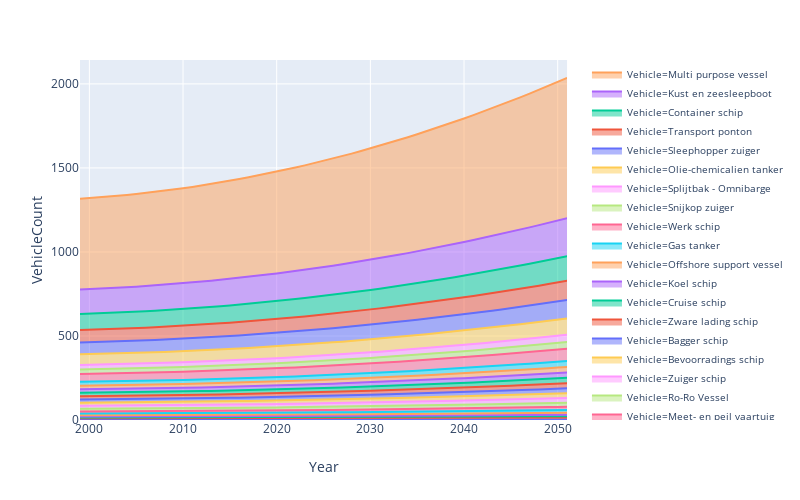

The notebook cell saved with this chart:
### Code cell
### S E A   M O D E L I N G 

### high scenario
dfHSV, DHSV = SeaVessels(x, PolyHSV)
BinaryShifts(x, DHSV, 'HoogTGW', figs=False)
dfHSV, STVhsv = ServiceToSeaVehicles(x, dfHSV, service='SeaTGW', figs=False)
PlotService(x, dfHSV, y='Share', scn='HoogSea', figs=False)
PlotService(x, dfHSV, y='SeaTGW', scn='HoogSea', figs=False)
PlotService(x, dfHSV, y='VehicleCount', scn='HoogSea', figs=False, color='Vehicle')

### low scenario
dfLSV, DLSV = SeaVessels(x, PolyLSV)
BinaryShifts(x, DLSV, 'LaagTGW', figs=False)
dfLSV, STVlsv = ServiceToSeaVehicles(x, dfLSV, service='SeaTGW', figs=False)
PlotService(x, dfLSV, y='Share', scn='LaagSea', figs=False)
PlotService(x, dfLSV, y='SeaTGW', scn='LaagSea', figs=False)
PlotService(x, dfLSV, y='VehicleCount', scn='LaagSea', figs=True, color='Vehicle')
